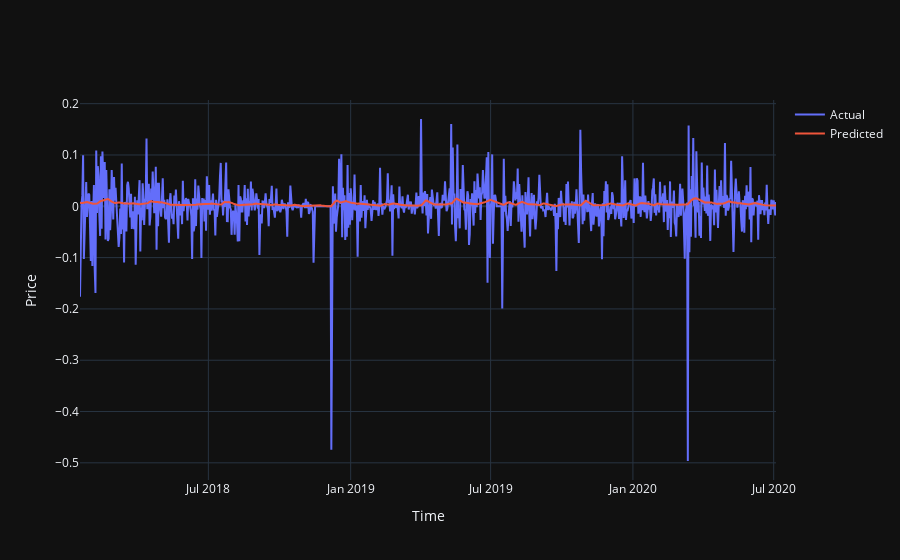

Write notebook code for a chart like this one.
### Code cell
train_res_df = display_results(model, scaler, training_data, training_dates, config['window_len'], config['output_size'],
                               multivar=False)

### Figure 1 — Plotly figure (JSON) as saved in the notebook; plotly's stock layout.template omitted (floating-point values rounded to 4 significant figures; data arrays with more than 128 entries replaced by an {"elided": "..."} marker saying what was removed)
{"data": [{"mode": "lines", "name": "Actual", "type": "scatter", "x": {"elided": "901 str values"}, "y": {"elided": "901 float values"}}, {"mode": "lines", "name": "Predicted", "type": "scatter", "x": {"elided": "901 str values"}, "y": {"elided": "901 float values"}}], "layout": {"autosize": true, "xaxis": {"autorange": true, "range": ["2018-01-16", "2020-07-04"], "title": {"text": "Time"}, "type": "date"}, "yaxis": {"autorange": true, "range": [-0.5334, 0.2072], "title": {"text": "Price"}, "type": "linear"}}}
